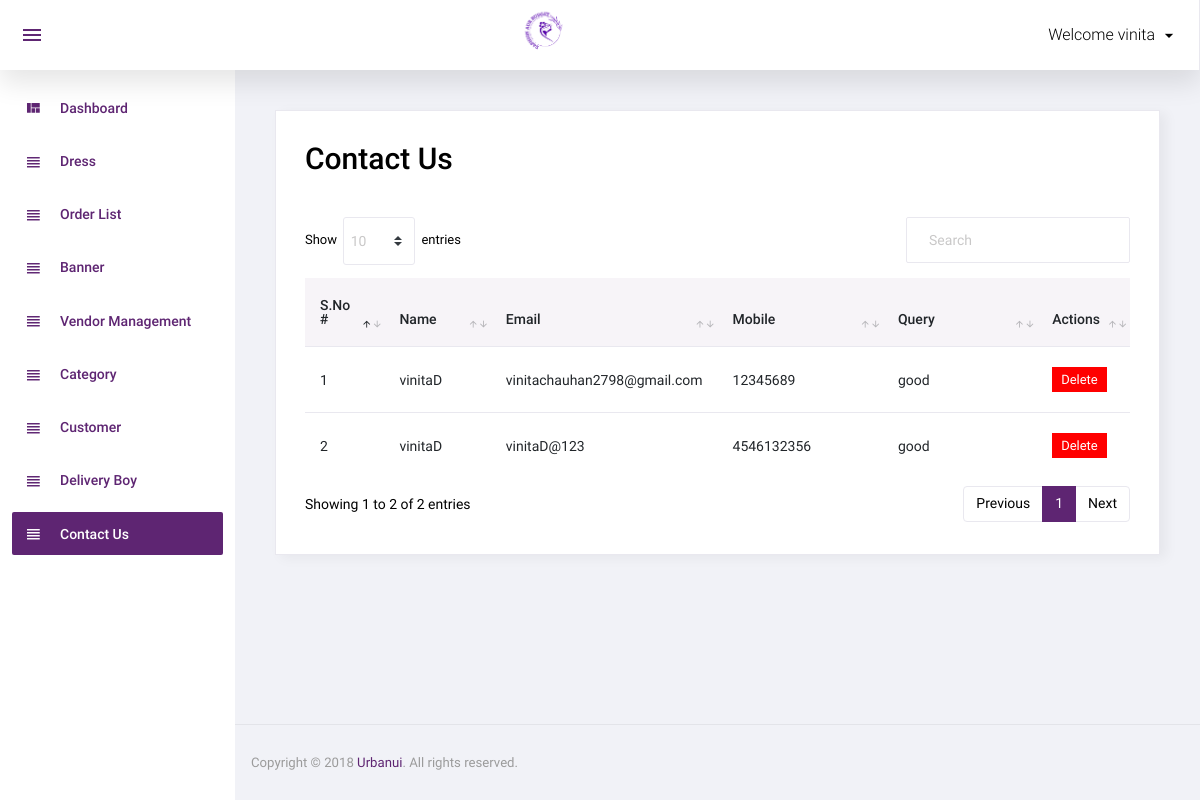
Screenshot of /admin/contact_us.php (signed in) with the database file from the repository.
### tables this page shows
CREATE TABLE `contact_us` (
  `id` int(11) NOT NULL,
  `name` varchar(255) NOT NULL,
  `email` varchar(75) NOT NULL,
  `mobile` varchar(13) NOT NULL,
  `comment` text NOT NULL,
  `added_on` datetime NOT NULL
);

### admin/contact_us.php (the view, shortened to what this page needs)
<?php
 include('top.php');
$sql="select * from contact_us order by id desc";
$res=mysqli_query($con,$sql);
$count=mysqli_num_rows($res);
?>
  <div class="card">
            <div class="card-body">
              <h1 class="grid_title">Contact Us</h1>
              <div class="row grid_box">
				        <div class="col-12">
                  <div class="table-responsive">
                    <table id="order-listing" class="table">
                      <thead>
                        <tr>
                            <th width="10%">S.No #</th>
                            <th width="15%">Name </th>
                            <th width="15%">Email </th>
                            <th width="25%">Mobile</th>
                            <th width="25%">Query</th>
                            <th width="15%">Actions</th>
                        </tr>
                      </thead>
                      <tbody>
                        <?php if($count>0){
						              $i=1;
						              while($row=mysqli_fetch_assoc($res)){
						              ?>
						              <tr>
                            <td><?php echo $i?></td>
                            <td><?php echo $row['name']?></td>
							              <td><?php echo $row['email']?></td>
                            <td><?php echo $row['mobile']?></td>
                            <td><?php echo $row['comment']?></td>
							              <td>
                               <a href="?id=<?php echo $row['id']?>&type=delete"><label class="badge badge-danger delete_red hand_cursor">Delete</label></a>
							              </td>
                         </tr>
                          <?php
						              $i++;
						             } } else { ?>
						              <tr>
							              <td colspan="5">No data found</td>
						             </tr>
						              <?php } ?>
                      </tbody>
                    </table>
                  </div>
				       </div>
              </div>
            </div>
          </div>
<?php include('footer.php');?>

### rows the page displays
contact_us: name "vinitaD", email "vinitachauhan2798@gmail.com", mobile "12345689", comment "good"
contact_us: name "vinitaD", email "vinitaD@123", mobile "4546132356", comment "good"

### other values shown
$_SESSION['ADMIN_USERNAME'] "vinita"
